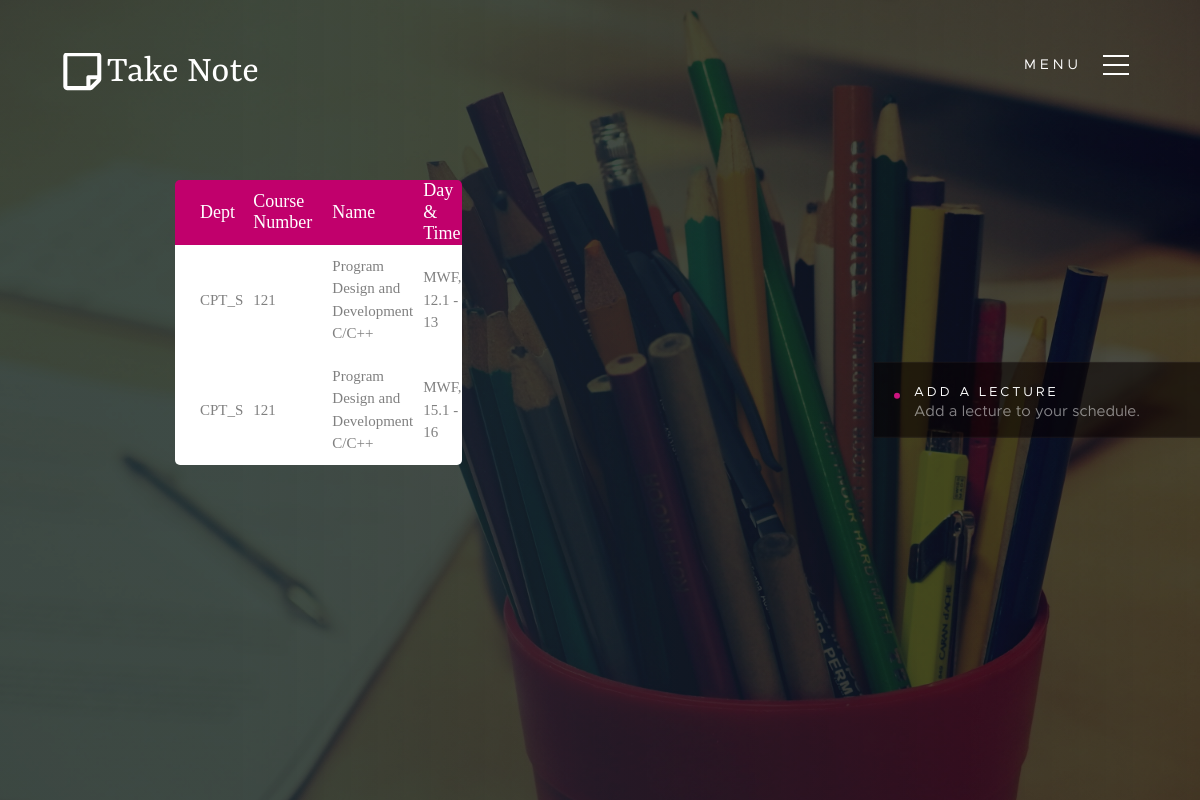
/lecture/my (signed in), run on an earlier commit of the app's database.
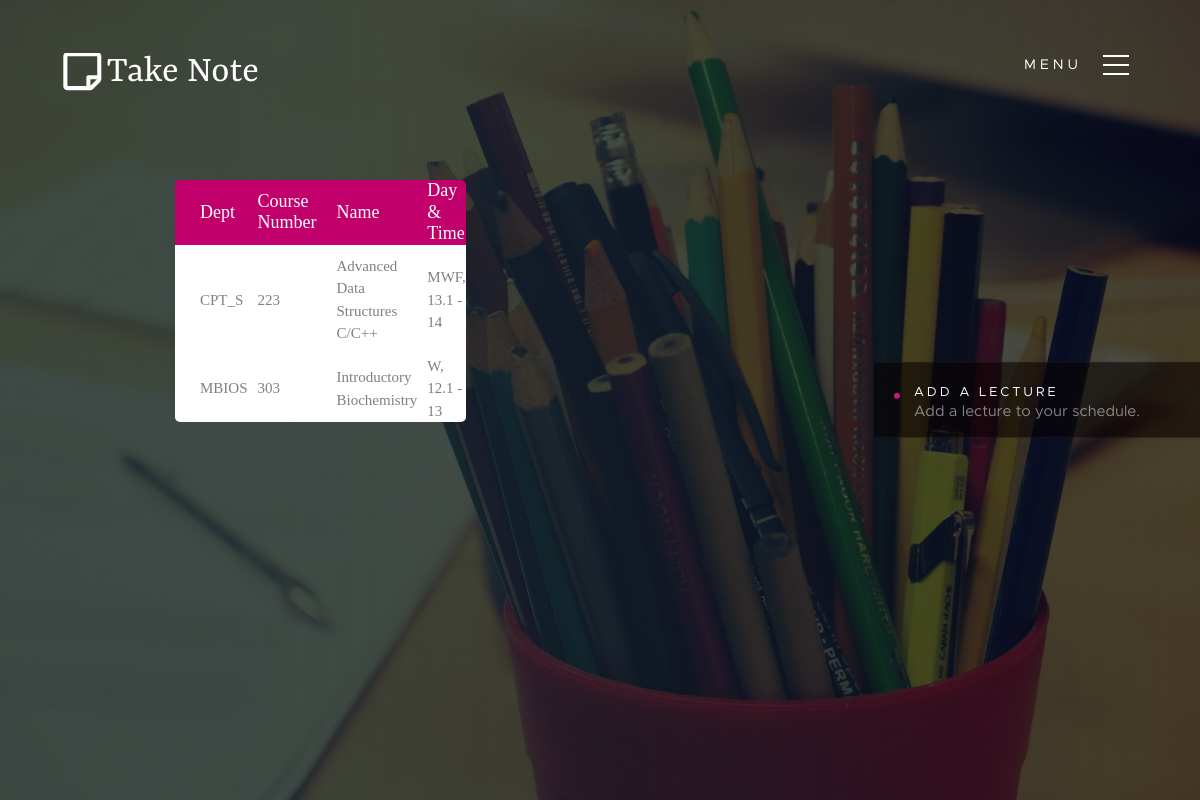
And on a later commit of the database.
### app/models/lecture.py (models this page shows, shortened)
class Lecture(db.Model):
    __tablename__= 'lecture'
    id           = db.Column(db.Integer, primary_key=True)
    dept         = db.Column(db.String(10), nullable=False)
    course_num   = db.Column(db.Integer, nullable=False)
    title        = db.Column(db.String(50), nullable=False)
    section      = db.Column(db.Integer, nullable=False)
    days         = db.Column(db.String(10), nullable=False)
    start        = db.Column(db.Integer, nullable=False)
    end          = db.Column(db.Integer, nullable=False)
    professor    = db.Column(db.String(50), nullable=True)
    hall_id      = db.Column(db.Integer, db.ForeignKey('hall.id'))
    hall         = db.relationship("Hall")
    discussion   = db.relationship("Discussion", uselist=False, back_populates="lecture")
    user         = db.relationship("User", secondary=UserLectureAssociation, back_populates="lecture")

### app/controllers/lecture.py (the view)
@login_required
@blueprint.route('/my')
def my():
    u = User.get(current_user.get_id())
    sidelinks = [Sidelink('Add A Lecture', 'lecture.search', 'Add a lecture to your schedule.')]
    sidebar   = [Sidebar('My Lectures', 'lecture.my'), Sidebar('Github', 'https://github.com/poiley/take-note', True), Sidebar('Sign Out', 'auth.signout')]
    return render_template('lecture/my.html', sidelinks=sidelinks, sidebar=sidebar, user=u, lectures=u.lecture)

### app/controllers/auth.py (called while the page is built)
@login_manager.user_loader
def load_user(user_id):
    return User.get(user_id)

### app/models/user.py (called while the page is built)
    def get(id):
        return User.query.get(id)

    def get_id(self):
        return self.id

### app/templates/lecture/my.html
{% extends "partials/content.html" %}
{% block content %}
<div class="home-content" style="vertical-align: top;">
    <div class="row home-content__main wrap-table100">
        <div>
            <table style="float:left;">
                <thead>
                    <tr class="table100-head">
                        <th class="column1">Dept</th>
                        <th class="column2">Course Number</th>
                        <th class="column3">Name</th>
                        <th class="column4">Day & Time</th>
                    </tr>
                </thead>
                <tbody style="background-color: white;">
                    {% for lecture in lectures %}
                        <tr>
                            <td class="column1">{{ lecture.dept }}</td>
                            <td class="column2">{{ lecture.course_num }}</td>
                            <td class="column3">{{ lecture.title }}</td>
                            <td class="column4">{{ lecture.days }}, {{ lecture.start }} - {{ lecture.end }}</td>
                        </tr>
                    {% endfor %}
                </tbody>
            </table>
        </div>
    </div>
</div>
{% endblock %}

### app/templates/partials/content.html (shortened to what this page needs)
{% extends "layouts/layout.html" %}
{% block body %}
<section id="home" class="s-home target-section" data-parallax="scroll" data-image-src="{{ url_for('static', filename='img/colored-pencils-bg.jpg') }}" data-natural-width=3000 data-natural-height=2000 data-position-y=top>
    <div class="shadow-overlay"></div>
    {% block content %}{% endblock %}
    <ul class="home-sidelinks">
        {% for item in sidelinks %}
            {% if item.http %}
                <li onclick="{{ item.onclick }}"><a class="{{ item.css_classes }}" href="{{ item.link }}">{{ item.name }}<span>{{ item.subtitle }}</span></a></li>
            {% else %}
                <li onclick="{{ item.onclick }}"><a class="{{ item.css_classes }}" href="{{ url_for(item.link) }}">{{ item.name }}<span>{{ item.subtitle }}</span></a></li>
            {% endif %}
        {% endfor %}
    </ul>
</section>
{% endblock %}

### app/templates/layouts/layout.html (shortened to what this page needs)
<!DOCTYPE html>
<html class="no-js" lang="en">
  {% include "partials/header.html" %}
  <body id="top">
    {% include "partials/sidebar.html" %}
    {% block body %}{% endblock %}
  </body>
</html>

### app/templates/partials/header.html (shortened to what this page needs)
<head>
    <link rel="stylesheet" href="{{ url_for('static', filename='css/table_main.css') }}">
    <link rel="stylesheet" href="{{ url_for('static', filename='css/util.css') }}">
    <link rel="stylesheet" type="text/css" href="{{ url_for('static', filename='css/bootstrap.min.css') }}">
	<link rel="stylesheet" type="text/css" href="{{ url_for('static', filename='css/font-awesome.min.css') }}">
	<link rel="stylesheet" type="text/css" href="{{ url_for('static', filename='vendor/animate/animate.css') }}">
	<link rel="stylesheet" type="text/css" href="{{ url_for('static', filename='vendor/select2/select2.min.css') }}">
	<link rel="stylesheet" type="text/css" href="{{ url_for('static', filename='vendor/perfect-scrollbar/perfect-scrollbar.css') }}">
	<link rel="stylesheet" type="text/css" href="{{ url_for('static', filename='css/util.css') }}">
    <link rel="stylesheet" type="text/css" href="{{ url_for('static', filename='css/main.css') }}">
    <link rel="stylesheet" href="{{ url_for('static', filename='css/base.css') }}">
    <link rel="stylesheet" href="{{ url_for('static', filename='css/vendor.css') }}">
    <link rel="stylesheet" href="{{ url_for('static', filename='css/main.css') }}">
    <link href="//netdna.bootstrapcdn.com/font-awesome/3.2.1/css/font-awesome.css" rel="stylesheet">
</head>

### app/templates/partials/sidebar.html (shortened to what this page needs)
<header class="s-header">
  <div class="header-logo">
    <a class="site-logo" href="{{ url_for('home.home') }}">
      <img src="{{ url_for('static', filename='img/logo.svg') }}" alt="Homepage">
    </a>
  </div>
  <a class="header-menu-toggle" href="#0">
    <span class="header-menu-icon"></span>
  </a>
</header>

### app/static/css/table_main.css (style rules this page uses)
* { margin: 0px; padding: 0px; box-sizing: border-box; }
a { margin: 0px; transition: all 0.4s; -webkit-transition: all 0.4s; -o-transition: all 0.4s; -moz-transition: all 0.4s; }
ul, li { margin: 0px; list-style-type: none; }
.wrap-table100 { width: 1170px; }
table { border-spacing: 1; border-collapse: collapse; border-radius: 5px; overflow: hidden; width: 80%; margin: 0 auto; }
table thead tr { height: 60px; background: rgb(193,0,108); }
table tbody tr { height: 50px; }
table tbody tr:last-child { border: 0; }
table td, table th { text-align: left; }
.table100-head th { font-family: OpenSans-Regular; font-size: 18px; color: #fff; line-height: 1.2; font-weight: unset; }
tbody tr { font-family: OpenSans-Regular; font-size: 15px; color: #808080; line-height: 1.2; font-weight: unset; }
.column1 { width: 40px; }
.column2 { width: 40px; padding: 10px; }
.column3 { width: 100px; padding: 10px; }
.column4 { width: 65px; }

### app/static/css/base.css (style rules this page uses)
html { font-family: sans-serif; line-height: 1.15; -ms-text-size-adjust: 100%; -webkit-text-size-adjust: 100%; }
body { margin: 0; }
article, aside, footer, header, nav, section { display: block; }
a { background-color: transparent; -webkit-text-decoration-skip: objects; }
img { border-style: none; }
html { font-size: 62.5%; box-sizing: border-box; }
*, *::before, *::after { box-sizing: inherit; }
body { font-weight: normal; line-height: 1; word-wrap: break-word; text-rendering: optimizeLegibility; -webkit-overflow-scrolling: touch; -webkit-text-size-adjust: none; }
body, input, button { -moz-osx-font-smoothing: grayscale; -webkit-font-smoothing: antialiased; }
img, video { max-width: 100%; height: auto; }
div, dl, dt, dd, ul, ol, li, h1, h2, h3, h4, h5, h6, pre, form, p, blockquote, th, td { margin: 0; padding: 0; }
ol, ul { list-style: none; }
li { display: block; }
a { text-decoration: none; line-height: inherit; }
a img { border: none; }
.row { width: 89%; max-width: 1200px; margin: 0 auto; }
.row:after { content: ""; display: table; clear: both; }

What changed in the data, as far as the page shows it:
no longer on this page (row edited): Lecture: dept "CPT_S", course_num "121", title "Program Design and Development C/C++", days "MWF", start "12.1", end "13"
no longer on this page (row edited): Lecture: dept "CPT_S", course_num "121", title "Program Design and Development C/C++", days "MWF", start "15.1", end "16"
now on this page (row edited): Lecture: dept "CPT_S", course_num "223", title "Advanced Data Structures C/C++", days "MWF", start "13.1", end "14"
now on this page (row edited): Lecture: dept "MBIOS", course_num "303", title "Introductory Biochemistry", days "W", start "12.1", end "13"
